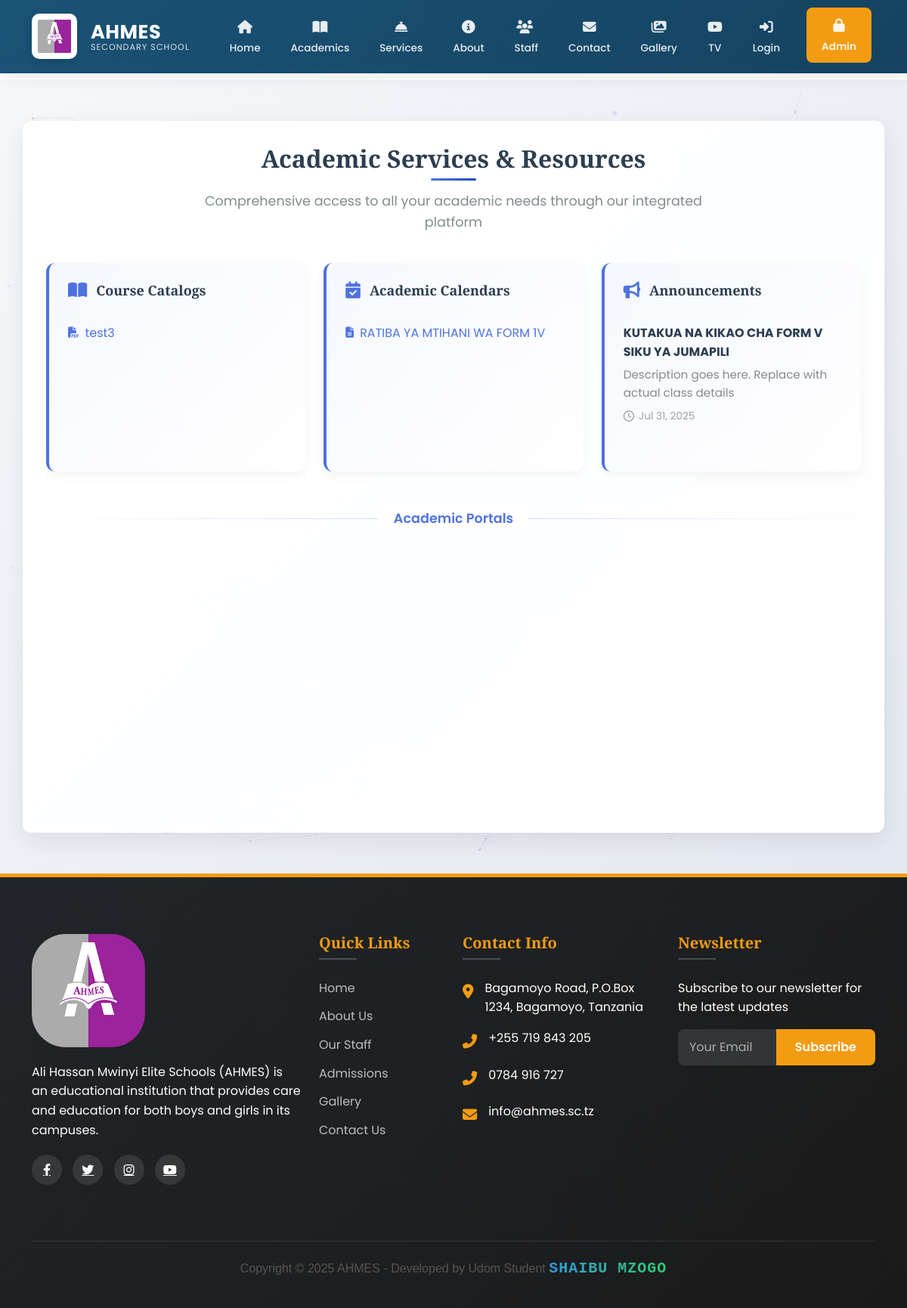
Page /academics/ on the earlier database version.
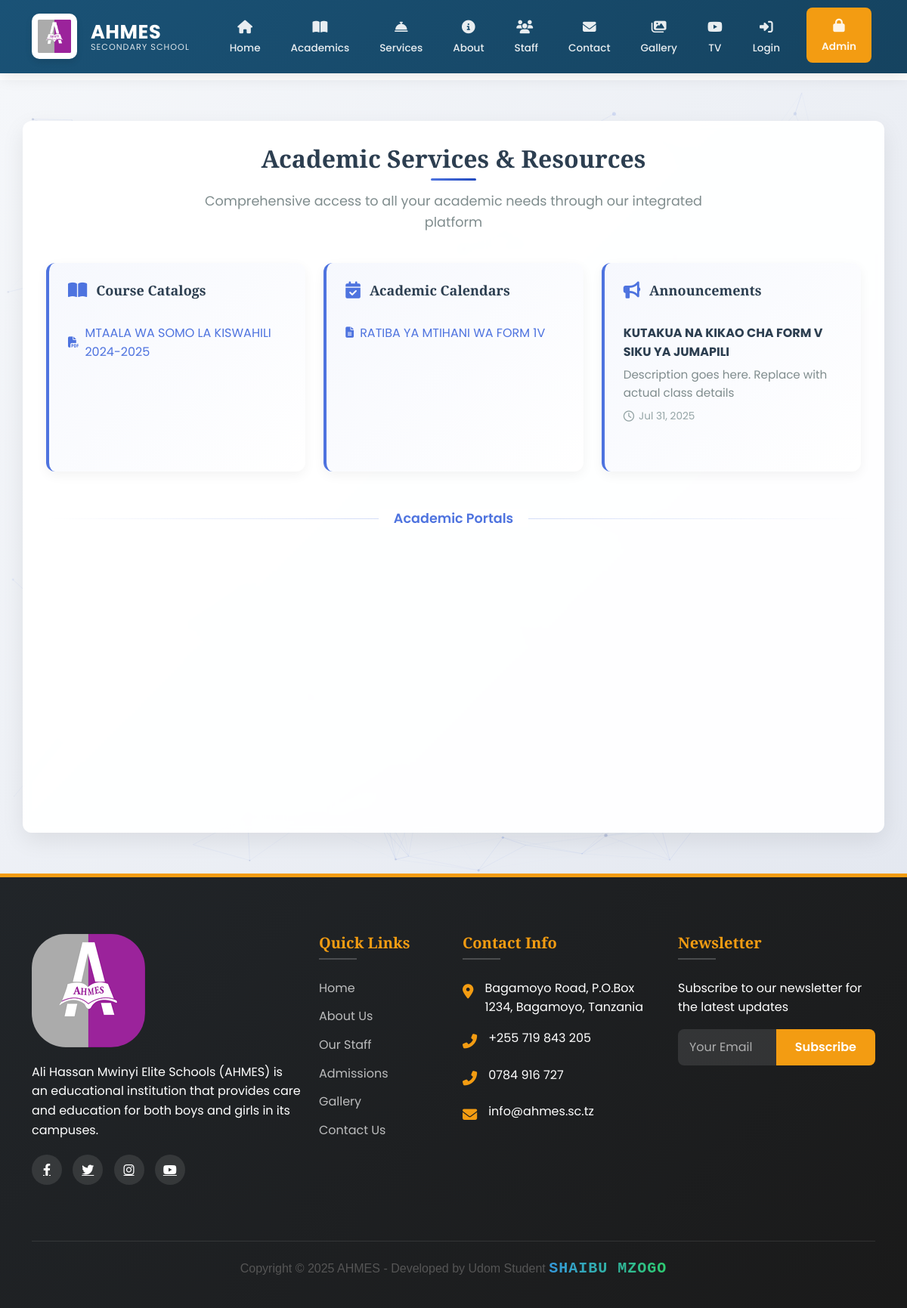
Same page on the later database version.
### main/models.py (models this page shows, shortened)
class CourseCatalog(models.Model):
    title = models.CharField(max_length=200)
    file = CloudinaryField(
        'course_catalogs',
        folder="academic/catalogs",
        resource_type="raw",  # Important for PDFs
        blank=True,
        null=True
    )
    academic_year = models.CharField(max_length=20)
    is_active = models.BooleanField(default=True)
    created_at = models.DateTimeField(auto_now_add=True)

class AcademicCalendar(models.Model):
    title = models.CharField(max_length=200)
    file = CloudinaryField(
        'academic_calendars',
        folder="academic/calendars",
        resource_type="raw",  # Important for PDFs
        blank=True,
        null=True
    )
    academic_year = models.CharField(max_length=20)
    is_active = models.BooleanField(default=True)
    created_at = models.DateTimeField(auto_now_add=True)

class AcademicAnnouncement(models.Model):
    title = models.CharField(max_length=200)
    content = models.TextField()
    date = models.DateField()
    is_published = models.BooleanField(default=True)
    created_at = models.DateTimeField(auto_now_add=True)

### main/views.py (the view)
# urls.py: path('academics/', views.academic_services, name='academics_service'),
def academic_services(request):
    academic_resources = {
        'catalogs': CourseCatalog.objects.all(),
        'calendars': AcademicCalendar.objects.all(),
        'announcements': AcademicAnnouncement.objects.filter(is_published=True)
    }
    return render(request, 'main/academic_services.html', academic_resources)

### main/context_processors.py (called while the page is built, shortened)
def admin_counts(request):
    if request.user.is_authenticated and request.user.is_admin:
        return {
            'pending_comments': Comment.objects.filter(is_approved=False).count(),
            'gallery_count': Gallery.objects.count(),
        }
    return {}

def unread_messages_count(request):
    return {}

### main/templates/main/academic_services.html (shortened to what this page needs)
{% extends 'main/base.html' %}
{% load static %}
{% block content %}
<section class="dashboard section py-4">
  <div id="particles-js" class="particles-js"></div>
  <div class="container dashboard-content">
    <div class="dashboard-header">
      <h2>Academic Services & Resources</h2>
      <p>Comprehensive access to all your academic needs through our integrated platform</p>
    </div>
    <div class="row mb-5">
      <div class="col-md-4">
        <div class="resource-card">
          <h4><i class="fas fa-book-open"></i> Course Catalogs</h4>
          <ul class="resource-list">
            {% for catalog in catalogs %}
              <li>
                <a href="{{ catalog.file.url }}" target="_blank">
                  <i class="fas fa-file-pdf"></i> {{ catalog.title }}
                </a>
              </li>
            {% empty %}
              <li>No catalogs available</li>
            {% endfor %}
          </ul>
        </div>
      </div>
      <div class="col-md-4">
        <div class="resource-card">
          <h4><i class="fas fa-calendar-check"></i> Academic Calendars</h4>
          <ul class="resource-list">
            {% for calendar in calendars %}
              <li>
                <a href="{{ calendar.file.url }}" target="_blank">
                  <i class="fas fa-file-alt"></i> {{ calendar.title }}
                </a>
              </li>
            {% empty %}
              <li>No calendars available</li>
            {% endfor %}
          </ul>
        </div>
      </div>
      <div class="col-md-4">
        <div class="resource-card">
          <h4><i class="fas fa-bullhorn"></i> Announcements</h4>
          <div class="resource-list">
            {% for announcement in announcements|slice:":3" %}
              <div class="announcement-item">
                <strong>{{ announcement.title }}</strong>
                <p>{{ announcement.content|truncatewords:15 }}</p>
                <div class="announcement-date">
                  <i class="far fa-clock"></i> {{ announcement.date|date:"M d, Y" }}
                </div>
              </div>
            {% empty %}
              <div class="announcement-item">
                <p>No current announcements</p>
              </div>
            {% endfor %}
          </div>
        </div>
      </div>
    </div>
    <div class="section-divider">
      <span>Academic Portals</span>
    </div>
    <div class="row">
      <div class="col-md-3 col-sm-6">
      </div>
      <div class="col-md-3 col-sm-6">
      </div>
      <div class="col-md-3 col-sm-6">
      </div>
      <div class="col-md-3 col-sm-6">
      </div>
    </div>
  </div>
</section>
{% endblock %}

Differences in the rows shown:
removed CourseCatalog: title "test3"
added CourseCatalog: title "MTAALA WA SOMO LA KISWAHILI 2024-2025"
